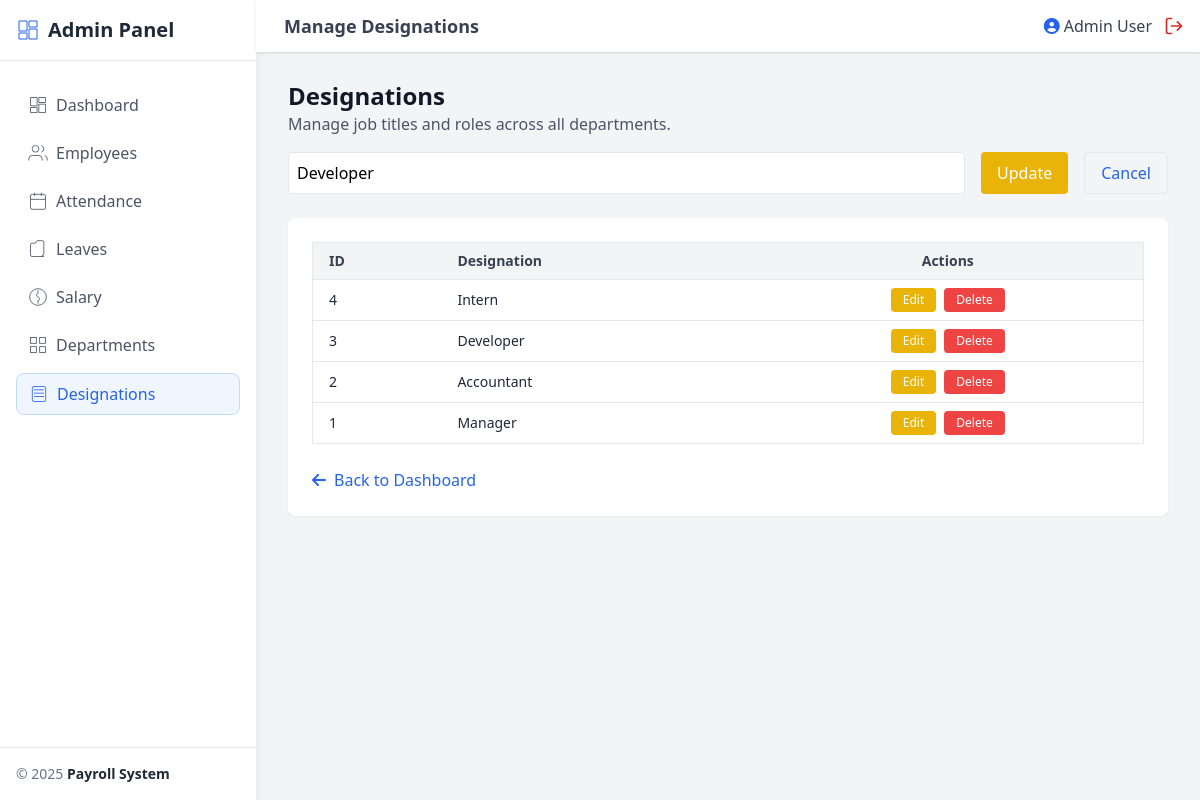
Screenshot of /admin/designations.php?edit=3 (signed in) with the database file from the repository.
### tables this page shows
CREATE TABLE designations (
    id INT AUTO_INCREMENT PRIMARY KEY,
    title VARCHAR(100) NOT NULL
);

### admin/designations.php (the view, shortened to what this page needs)
<?php
require '../includes/auth.php';
$emp = $_SESSION['user'];
$result = $conn->query("SELECT * FROM designations ORDER BY id DESC");
$edit = null;
if (isset($_GET['edit'])) {
  $id = (int) $_GET['edit'];
  $stmt = $conn->prepare("SELECT * FROM designations WHERE id=?");
  $stmt->bind_param("i", $id);
  $stmt->execute();
  $edit = $stmt->get_result()->fetch_assoc();
}
?>
<!DOCTYPE html>
<html lang="en">
<head>
  <script src="https://cdn.tailwindcss.com"></script>
  <link href="https://cdnjs.cloudflare.com/ajax/libs/font-awesome/6.5.0/css/all.min.css" rel="stylesheet">
</head>
<body class="bg-gray-100">
  <?php include_once '../includes/sidebar.php'; ?>
  <div class="flex-1 flex flex-col min-h-screen md:ml-64">
    <header class="fixed top-0 left-0 right-0 md:left-64 bg-white shadow flex justify-between items-center px-4 py-3 z-40">
      <div class="flex items-center space-x-3">
        <h1 class="text-lg font-semibold text-gray-700">Manage Designations</h1>
      </div>
      <div class="flex items-center space-x-3">
        <span class="text-gray-700 flex items-center">
          <i class="fas fa-user-circle text-blue-600 mr-1"></i>
          <?php echo htmlspecialchars($emp['name']); ?>
        </span>
        <a href="../logout.php" class="text-red-600 hover:text-red-800">
        </a>
      </div>
    </header>
    <main class="flex-1 pt-20 px-4 md:px-8 pb-8">
      <div class="flex flex-col sm:flex-row justify-between items-start sm:items-center space-y-4 sm:space-y-0 mb-4">
        <div>
          <h2 class="text-2xl font-bold text-gray-900">Designations</h2>
          <p class="text-gray-600"> Manage job titles and roles across all departments.</p>
        </div>
      </div>
      <div class="mb-6">
        <form method="post" class="flex flex-col md:flex-row gap-2">
          <input type="text" name="designation" placeholder="Enter Designation"
            class="border p-2 rounded flex-grow focus:outline-none focus:ring"
            value="<?= $edit ? htmlspecialchars($edit['title']) : '' ?>" required>
          <?php if ($edit): ?>
            <button type="submit" name="edit" value="<?= $edit['id'] ?>"
              class="bg-yellow-500 text-white px-4 py-2 rounded hover:bg-yellow-600 mt-2 md:mt-0 md:ml-2">
              Update
            </button>
            <a href="designations.php"
              class="px-4 py-2 border rounded text-blue-600 hover:underline mt-2 md:mt-0 md:ml-2">
              Cancel
            </a>
          <?php endif; ?>
        </form>
      </div>
      <div class="bg-white shadow-sm rounded-lg p-6">
        <div class="overflow-x-auto">
          <table class="w-full border border-gray-200 rounded-lg text-sm">
            <thead class="bg-gray-100 text-gray-700">
              <tr>
                <th class="px-4 py-2 text-left">ID</th>
                <th class="px-4 py-2 text-left">Designation</th>
                <th class="px-4 py-2 text-center">Actions</th>
              </tr>
            </thead>
            <tbody>
              <?php while ($row = $result->fetch_assoc()): ?>
                <tr class="border-t hover:bg-gray-50 transition">
                  <td class="px-4 py-2 text-gray-800"><?= $row['id'] ?></td>
                  <td class="px-4 py-2 font-medium text-gray-800"><?= htmlspecialchars($row['title']) ?></td>
                  <td class="px-4 py-2">
                    <div class="flex justify-center flex-wrap gap-2">
                      <a href="?edit=<?= $row['id'] ?>"
                        class="bg-yellow-500 hover:bg-yellow-600 text-white px-3 py-1 rounded text-xs transition">
                        Edit
                      </a>
                      <a href="?delete=<?= $row['id'] ?>"
                        onclick="return confirm('Are you sure you want to delete this designation?')"
                        class="bg-red-500 hover:bg-red-600 text-white px-3 py-1 rounded text-xs transition">
                        Delete
                      </a>
                    </div>
                  </td>
                </tr>
              <?php endwhile; ?>
            </tbody>
          </table>
        </div>
        <div class="mt-6 text-center md:text-left">
          <a href="dashboard.php"
            class="text-blue-600 hover:underline flex items-center justify-center md:justify-start">
            <i class="fa-solid fa-arrow-left mr-2"></i> Back to Dashboard
          </a>
        </div>
      </div>
    </main>
  </div>
</body>
</html>

### rows the page displays
designations: designation "Developer", id "3", title "Developer"
designations: id "4", title "Intern"
designations: id "2", title "Accountant"
designations: id "1", title "Manager"

### other values shown
$item['title'] "Dashboard"
$item['title'] "Employees"
$item['title'] "Attendance"
$item['title'] "Leaves"
$item['title'] "Salary"
$item['title'] "Departments"
$item['title'] "Designations"
$emp['name'] "Admin User"
